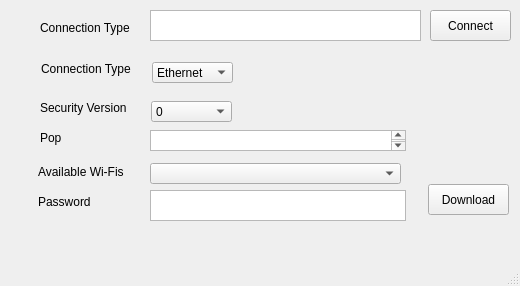
<?xml version="1.0" encoding="UTF-8"?>
<ui version="4.0">
 <class>ServerConfigurator</class>
 <widget class="QMainWindow" name="ServerConfigurator">
  <property name="geometry">
   <rect>
    <x>0</x>
    <y>0</y>
    <width>520</width>
    <height>286</height>
   </rect>
  </property>
  <property name="windowTitle">
   <string>MainWindow</string>
  </property>
  <widget class="QWidget" name="centralwidget">
   <widget class="QPushButton" name="pushButton">
    <property name="geometry">
     <rect>
      <x>430</x>
      <y>10</y>
      <width>81</width>
      <height>31</height>
     </rect>
    </property>
    <property name="text">
     <string>Connect</string>
    </property>
   </widget>
   <widget class="QTextEdit" name="connected_device_name">
    <property name="geometry">
     <rect>
      <x>150</x>
      <y>10</y>
      <width>271</width>
      <height>31</height>
     </rect>
    </property>
   </widget>
   <widget class="QComboBox" name="available_wifis">
    <property name="geometry">
     <rect>
      <x>150</x>
      <y>163</y>
      <width>251</width>
      <height>21</height>
     </rect>
    </property>
   </widget>
   <widget class="QLabel" name="label">
    <property name="geometry">
     <rect>
      <x>38</x>
      <y>164</y>
      <width>94</width>
      <height>16</height>
     </rect>
    </property>
    <property name="text">
     <string>Available Wi-Fis</string>
    </property>
   </widget>
   <widget class="QLabel" name="label_2">
    <property name="geometry">
     <rect>
      <x>38</x>
      <y>194</y>
      <width>56</width>
      <height>16</height>
     </rect>
    </property>
    <property name="text">
     <string>Password</string>
    </property>
   </widget>
   <widget class="QLabel" name="connection_type_label">
    <property name="geometry">
     <rect>
      <x>41</x>
      <y>61</y>
      <width>101</width>
      <height>16</height>
     </rect>
    </property>
    <property name="text">
     <string>Connection Type</string>
    </property>
   </widget>
   <widget class="QTextEdit" name="wifi_password">
    <property name="geometry">
     <rect>
      <x>150</x>
      <y>190</y>
      <width>256</width>
      <height>31</height>
     </rect>
    </property>
   </widget>
   <widget class="QComboBox" name="connection_type_combo">
    <property name="geometry">
     <rect>
      <x>152</x>
      <y>62</y>
      <width>81</width>
      <height>21</height>
     </rect>
    </property>
    <item>
     <property name="text">
      <string>Ethernet</string>
     </property>
    </item>
    <item>
     <property name="text">
      <string>Wi-Fi</string>
     </property>
    </item>
   </widget>
   <widget class="QPushButton" name="Download">
    <property name="geometry">
     <rect>
      <x>428</x>
      <y>184</y>
      <width>81</width>
      <height>31</height>
     </rect>
    </property>
    <property name="text">
     <string>Download</string>
    </property>
   </widget>
   <widget class="QLabel" name="label_4">
    <property name="geometry">
     <rect>
      <x>40</x>
      <y>20</y>
      <width>101</width>
      <height>16</height>
     </rect>
    </property>
    <property name="text">
     <string>Connection Type</string>
    </property>
   </widget>
   <widget class="QComboBox" name="security_version_combo">
    <property name="geometry">
     <rect>
      <x>151</x>
      <y>101</y>
      <width>81</width>
      <height>21</height>
     </rect>
    </property>
    <item>
     <property name="text">
      <string>0</string>
     </property>
    </item>
    <item>
     <property name="text">
      <string>1</string>
     </property>
    </item>
   </widget>
   <widget class="QLabel" name="security_version_label">
    <property name="geometry">
     <rect>
      <x>40</x>
      <y>100</y>
      <width>101</width>
      <height>16</height>
     </rect>
    </property>
    <property name="text">
     <string>Security Version</string>
    </property>
   </widget>
   <widget class="QTextEdit" name="pop_text">
    <property name="geometry">
     <rect>
      <x>150</x>
      <y>130</y>
      <width>256</width>
      <height>21</height>
     </rect>
    </property>
   </widget>
   <widget class="QLabel" name="pop_label">
    <property name="geometry">
     <rect>
      <x>40</x>
      <y>130</y>
      <width>101</width>
      <height>16</height>
     </rect>
    </property>
    <property name="text">
     <string>Pop</string>
    </property>
   </widget>
  </widget>
  <widget class="QStatusBar" name="statusbar"/>
 </widget>
 <resources/>
 <connections/>
</ui>
